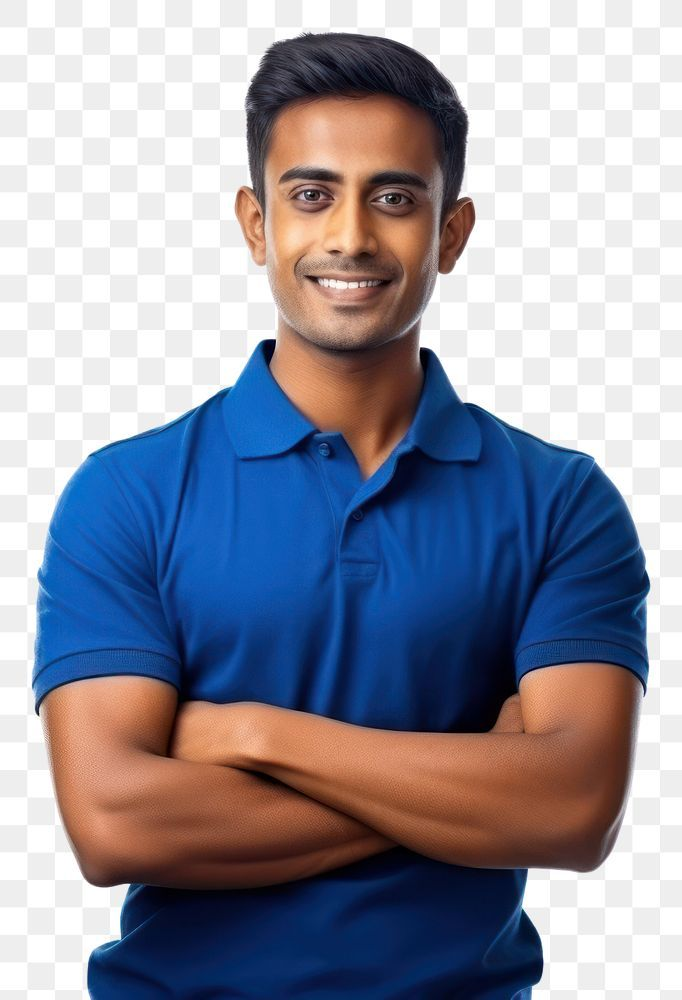
#> input picture human1.png, 682 x 1000 px
$ python exp12.py
#> lines starting #> are read from the running program, lines starting #| are printed output that depends on the picture; pictures that were not available may be replaced by others from this repository, and a replacement may not be noted

import cv2
import matplotlib.pyplot as plt
import os
import glob
import urllib.request

# Function to download cascade classifiers if needed
def download_cascade(filename):
    """Download cascade classifier from OpenCV repository"""
    url = f'https://raw.githubusercontent.com/opencv/opencv/master/data/haarcascades/{filename}'
    try:
        print(f"Downloading {filename} from OpenCV repository...")
        urllib.request.urlretrieve(url, filename)
        print(f"Successfully downloaded {filename}")
        return filename
    except Exception as e:
        print(f"Error downloading {filename}: {e}")
        return None

# Define specific images for different purposes
image_paths = {
    'humans': ['human1.png', 'human2.png'],
    'with_glasses': ['glass.png'],
    'group': ['group.png', 'group.jpg']
}

# Check which images exist
available_images = {}
for category, files in image_paths.items():
    available_images[category] = [f for f in files if os.path.exists(f)]

print("Available images:")
for category, files in available_images.items():
    print(f"  {category}: {files}")

# Load images
def load_image(filepath):
    """Load image and check if successful"""
#> called with filepath = 'human1.png'
    img = cv2.imread(filepath, 0)
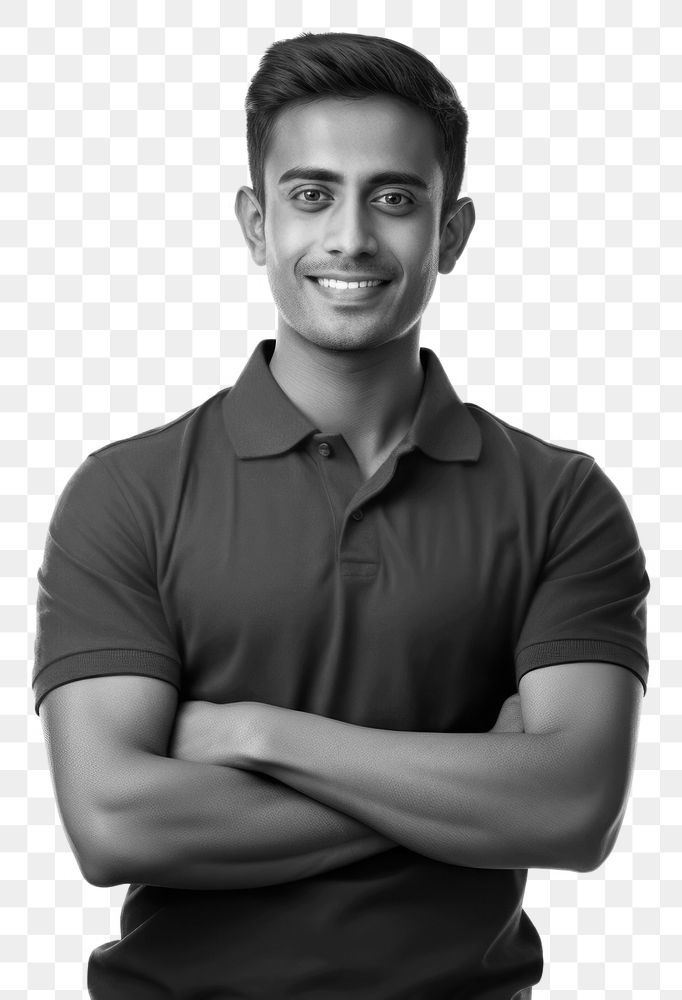
#> img: shape (1000, 682); min 0, max 255, mean 148.5
    if img is None:
        print(f"Warning: Could not load {filepath}")
        return None
    return img

# Load specific images
human_images = [load_image(f) for f in available_images['humans']]
#> call 2 of load_image, with filepath = 'human2.png'
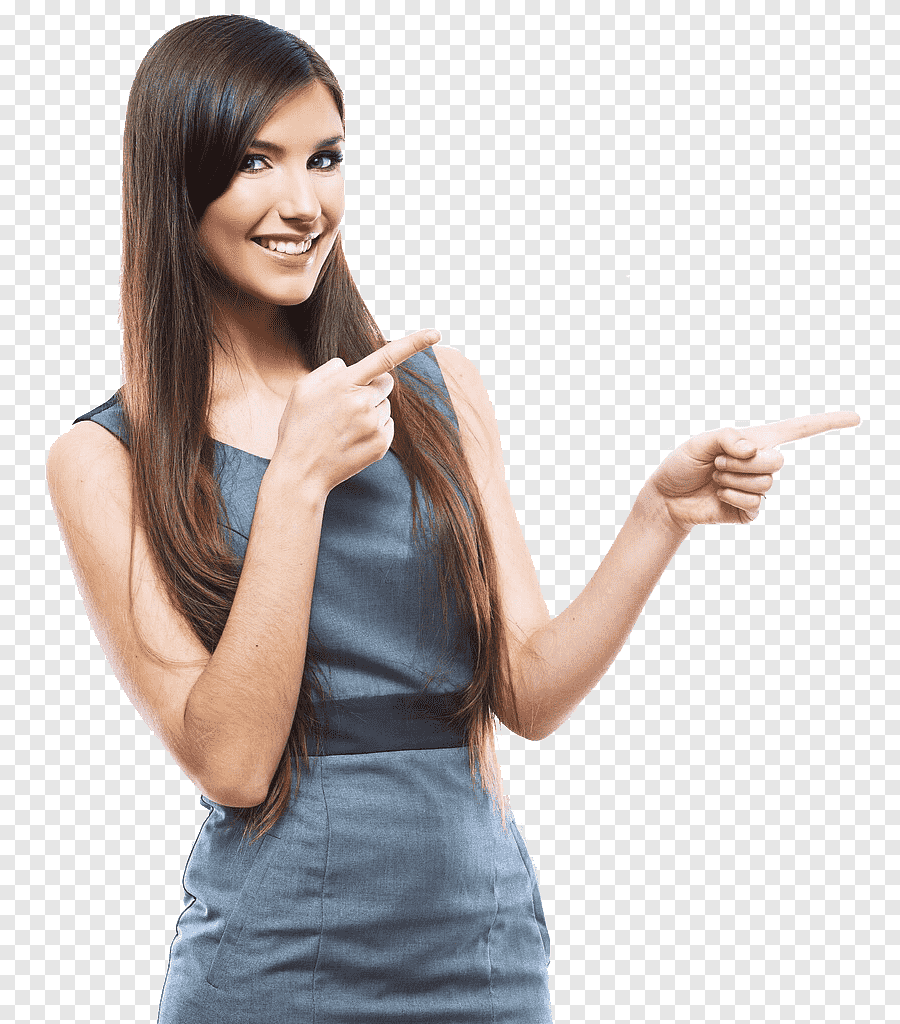
#> input picture human2.png, 900 x 1024 px
#> in load_image (call 2), `img = cv2.imread(filepath, 0)`:
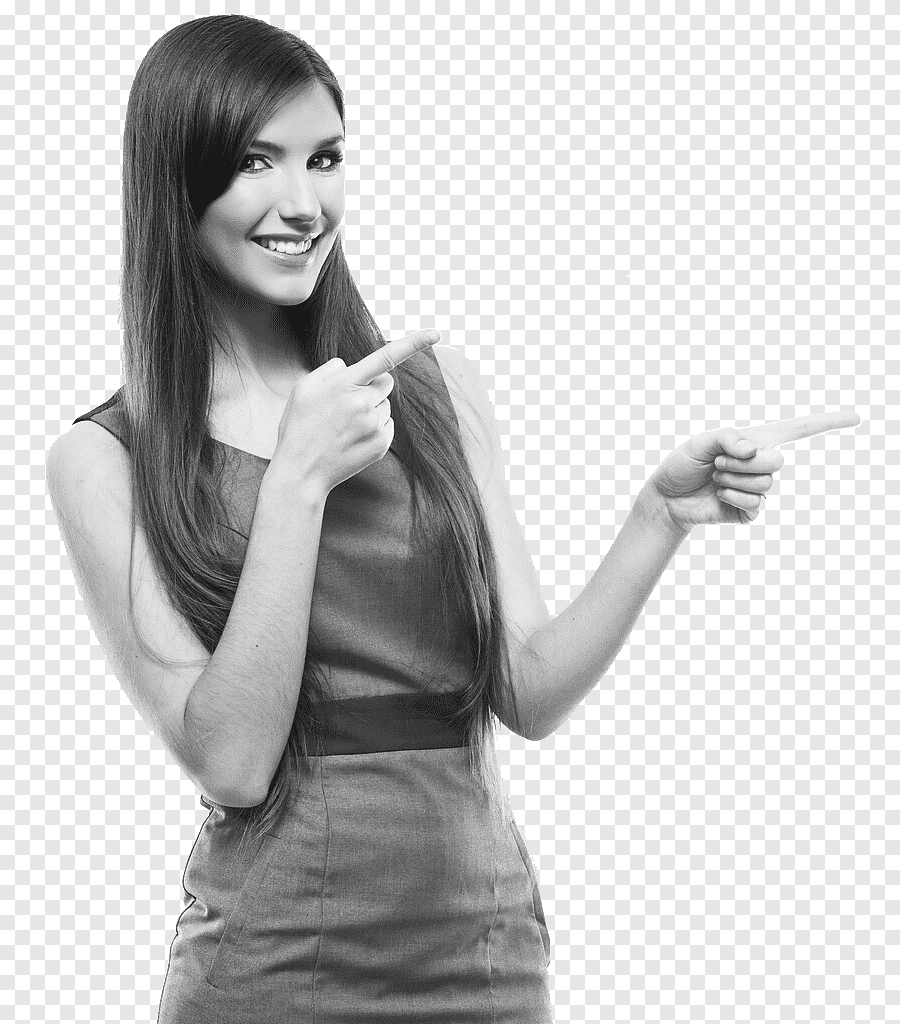
#> img: shape (1024, 900); min 24, max 255, mean 198.5
#> human_images = 2 items
human_images = [img for img in human_images if img is not None]

glass_images = [load_image(f) for f in available_images['with_glasses']]
#> call 3 of load_image, with filepath = 'glass.png'
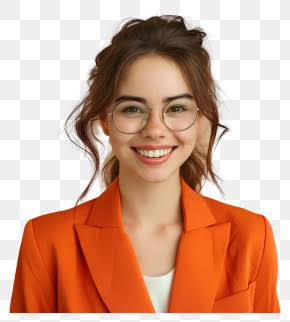
#> input picture glass.png, 290 x 322 px
#> in load_image (call 3), `img = cv2.imread(filepath, 0)`:
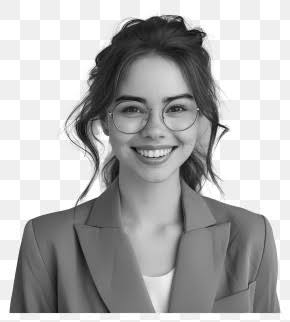
#> img: shape (322, 290); min 0, max 255, mean 177.7
#> glass_images = 1 item
glass_images = [img for img in glass_images if img is not None]

group_images = [load_image(f) for f in available_images['group']]
#> call 4 of load_image, with filepath = 'group.png'
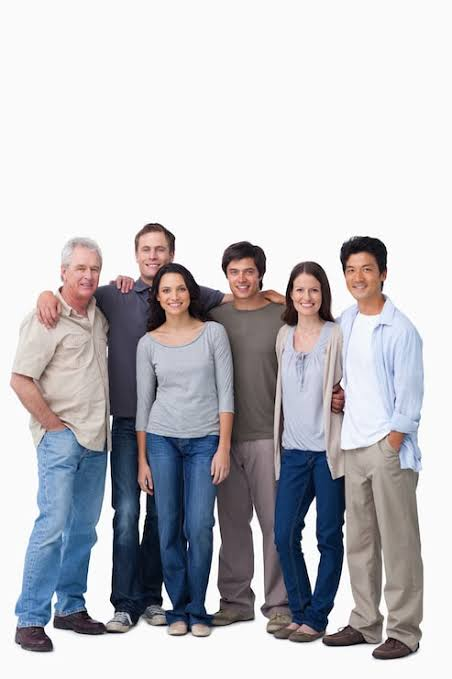
#> input picture group.jpg, 452 x 679 px, given in place of group.png, which was not available
#> in load_image (call 4), `img = cv2.imread(filepath, 0)`:
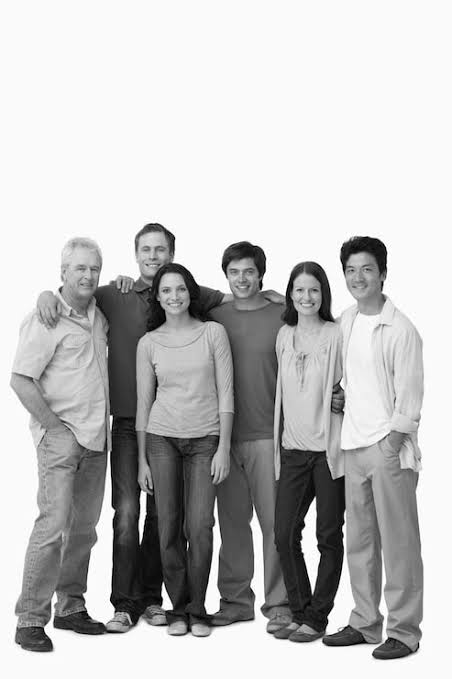
#> img: shape (679, 452); min 0, max 255, mean 191.6
#> group_images = 2 items
group_images = [img for img in group_images if img is not None]

print(f"Loaded {len(human_images)} human image(s)")
#| Loaded 2 human image(s)
print(f"Loaded {len(glass_images)} image(s) with glasses")
#| Loaded 1 image(s) with glasses
print(f"Loaded {len(group_images)} group image(s)")
#| Loaded 2 group image(s)

# Display loaded images
if human_images:
    for i, img in enumerate(human_images):
        plt.figure(figsize=(10, 6))
        plt.imshow(img, cmap='gray')
        plt.title(f"Human Image {i+1}")
        plt.show()
#> this loop made 2 passes

if glass_images:
    for i, img in enumerate(glass_images):
        plt.figure(figsize=(10, 6))
        plt.imshow(img, cmap='gray')
        plt.title(f"Human with Glasses Image {i+1}")
        plt.show()
#> this loop made 1 pass

if group_images:
    for i, img in enumerate(group_images):
        plt.figure(figsize=(10, 6))
        plt.imshow(img, cmap='gray')
        plt.title(f"Group Image {i+1}")
        plt.show()

# Load cascade classifiers - download if needed
face_cascade_file = 'haarcascade_frontalface_default.xml'
eye_cascade_file = 'haarcascade_eye.xml'

# Try to download if files don't exist
if not os.path.exists(face_cascade_file):
    download_cascade(face_cascade_file)
if not os.path.exists(eye_cascade_file):
    download_cascade(eye_cascade_file)

# Load the cascade classifiers
face_cascade = cv2.CascadeClassifier(face_cascade_file)
eye_cascade = cv2.CascadeClassifier(eye_cascade_file)

if face_cascade.empty():
    print("Warning: Face cascade classifier is empty")
if eye_cascade.empty():
    print("Warning: Eye cascade classifier is empty")

def detect_face(img, scaleFactor=1.1, minNeighbors=5):
    """Detect faces in image"""
    face_img = img.copy()
    face_rects = face_cascade.detectMultiScale(face_img, scaleFactor=scaleFactor, minNeighbors=minNeighbors)
    for (x, y, w, h) in face_rects:
        cv2.rectangle(face_img, (x, y), (x + w, y + h), (255, 255, 255), 2)
    print(f"  Detected {len(face_rects)} face(s)")
    return face_img

def detect_eyes(img):
    """Detect eyes in image"""
    face_img = img.copy()
    eyes = eye_cascade.detectMultiScale(face_img)
    for (x, y, w, h) in eyes:
        cv2.rectangle(face_img, (x, y), (x + w, y + h), (255, 255, 255), 2)
    print(f"  Detected {len(eyes)} eye(s)")
    return face_img

# Process human images
print("\n=== PROCESSING HUMAN IMAGES ===")
for i, img in enumerate(human_images):
    print(f"Human Image {i+1}:")
    result_faces = detect_face(img)
    plt.figure(figsize=(10, 6))
    plt.imshow(result_faces, cmap='gray')
    plt.title(f"Faces Detected in Human Image {i+1}")
    plt.show()

    result_eyes = detect_eyes(img)
    plt.figure(figsize=(10, 6))
    plt.imshow(result_eyes, cmap='gray')
    plt.title(f"Eyes Detected in Human Image {i+1}")
    plt.show()
#> this loop made 2 passes
#> (face_rects in detect_face, eyes in detect_eyes) on passes 1 to 2: ([[235, 105, 235, 235]], [[282, 166, 61, 61], [303, 423, 51, 51], [362, 168, 60, 60]]), ([[192, 85, 200, 200]], [[302, 137, 44, 44], [230, 140, 43, 43]])
#| Human Image 1:
#|   Detected 1 face(s)
#|   Detected 3 eye(s)
#| Human Image 2:
#|   Detected 1 face(s)
#|   Detected 2 eye(s)

# Process images with glasses
print("\n=== PROCESSING HUMAN WITH GLASSES IMAGES ===")
for i, img in enumerate(glass_images):
    print(f"Human with Glasses Image {i+1}:")
    result_faces = detect_face(img)
    plt.figure(figsize=(10, 6))
    plt.imshow(result_faces, cmap='gray')
    plt.title(f"Faces Detected in With Glasses Image {i+1}")
    plt.show()

    result_eyes = detect_eyes(img)
    plt.figure(figsize=(10, 6))
    plt.imshow(result_eyes, cmap='gray')
    plt.title(f"Eyes Detected in With Glasses Image {i+1}")
    plt.show()
#> this loop made 1 pass
#> (face_rects in detect_face, eyes in detect_eyes) on pass 1: ([[99, 66, 110, 110]], [[162, 97, 24, 24], [118, 98, 25, 25]])
#| Human with Glasses Image 1:
#|   Detected 1 face(s)
#|   Detected 2 eye(s)

# Process group images
print("\n=== PROCESSING GROUP IMAGES ===")
for i, img in enumerate(group_images):
    print(f"Group Image {i+1}:")
    result_faces = detect_face(img)
    plt.figure(figsize=(10, 6))
    plt.imshow(result_faces, cmap='gray')
    plt.title(f"Faces Detected in Group Image {i+1}")
    plt.show()

    result_eyes = detect_eyes(img)
    plt.figure(figsize=(10, 6))
    plt.imshow(result_eyes, cmap='gray')
    plt.title(f"Eyes Detected in Group Image {i+1}")
    plt.show()

print("\n=== DETECTION COMPLETE ===")
plt.show()
